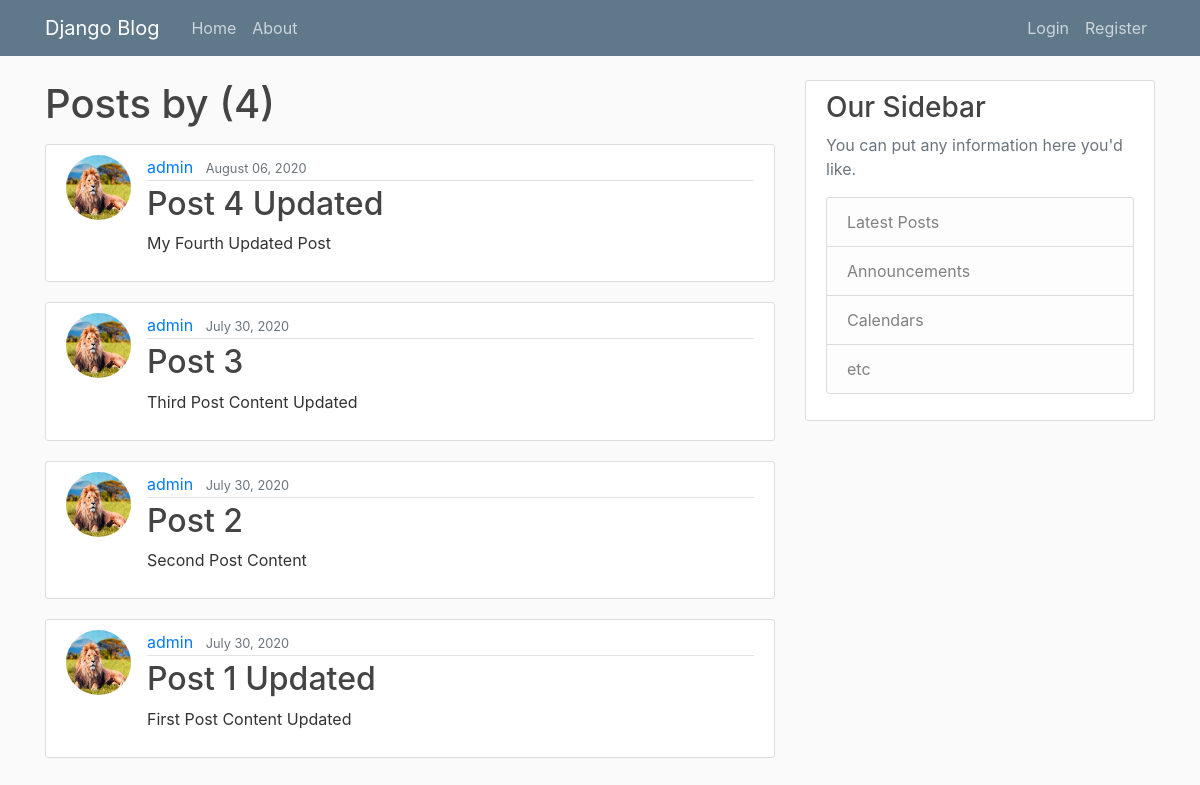
Screenshot of /user/admin with the database file from the repository.
### main/models.py (models this page shows, shortened)
class Post(models.Model):
    title = models.CharField(max_length=100)
    content = models.TextField()
    date_posted = models.DateTimeField(default=timezone.now)
    author = models.ForeignKey(User, on_delete=models.CASCADE)

### users/models.py (models this page shows, shortened)
class Profile(models.Model):
    user = models.OneToOneField(User, on_delete=models.CASCADE)
    profile_pics = models.ImageField(default="default.jpg", upload_to='profile_pics')

### main/views.py (the view)
# urls.py: path('user/<str:username>', UserPostListView.as_view(), name='user-posts'),
class UserPostListView(ListView):
    model = Post
    template_name = 'main/user_posts.html'  # else <app>/<model>_<view type>.html
    context_object_name = 'posts'   # else object.<view type>
    paginate_by = 5
    def get_queryset(self):
        user = get_object_or_404(User, username=self.kwargs.get('username'))
        return Post.objects.filter(author=user).order_by('-date_posted')

### main/templates/main/user_posts.html (shortened to what this page needs)
{% extends "main/base.html" %}
{% load static %}
{% block content %}
    <h1 class="mb-3">Posts by {{ views.kwargs.username }}  ({{page_obj.paginator.count }}) </h1>
    {% for post in posts %}
        <article class="media content-section">
          <img class="rounded-circle article-img" src="{{ post.author.profile.profile_pics.url }}">
          <div class="media-body">
            <div class="article-metadata">
              <a class="mr-2" href="{% url 'user-posts' post.author.username %}">{{ post.author }}</a>
              <small class="text-muted">{{ post.date_posted|date:"F d, Y" }}</small>
            </div>
            <h2><a class="article-title" href="{% url 'post-detail' post.id %}">{{ post.title }}</a></h2>
            <p class="article-content">{{ post.content }}</p>
          </div>
        </article>
    {% endfor %}
{% endblock content %}

### main/static/main.css (style rules this page uses)
body { background: #fafafa; color: #333333; margin-top: 5rem; }
h1, h2, h3, h4, h5, h6 { color: #444444; }
.content-section { background: #ffffff; padding: 10px 20px; border: 1px solid #dddddd; border-radius: 3px; margin-bottom: 20px; }
.article-title { color: #444444; }
.article-content { white-space: pre-line; }
.article-img { height: 65px; width: 65px; margin-right: 16px; }
.article-metadata { padding-bottom: 1px; margin-bottom: 4px; border-bottom: 1px solid #e3e3e3 }

### rows the page displays
Post: author.profile.profile_pics (picture), author "admin", date_posted "August 06, 2020", title "Post 4 Updated", content "My Fourth Updated Post"
Post: author.profile.profile_pics (picture), author "admin", date_posted "July 30, 2020", title "Post 3", content "Third Post Content Updated"
Post: author.profile.profile_pics (picture), author "admin", date_posted "July 30, 2020", title "Post 2", content "Second Post Content"
Post: author.profile.profile_pics (picture), author "admin", date_posted "July 30, 2020", title "Post 1 Updated", content "First Post Content Updated"

### other values shown
{{ page_obj.paginator.count }} "4"
